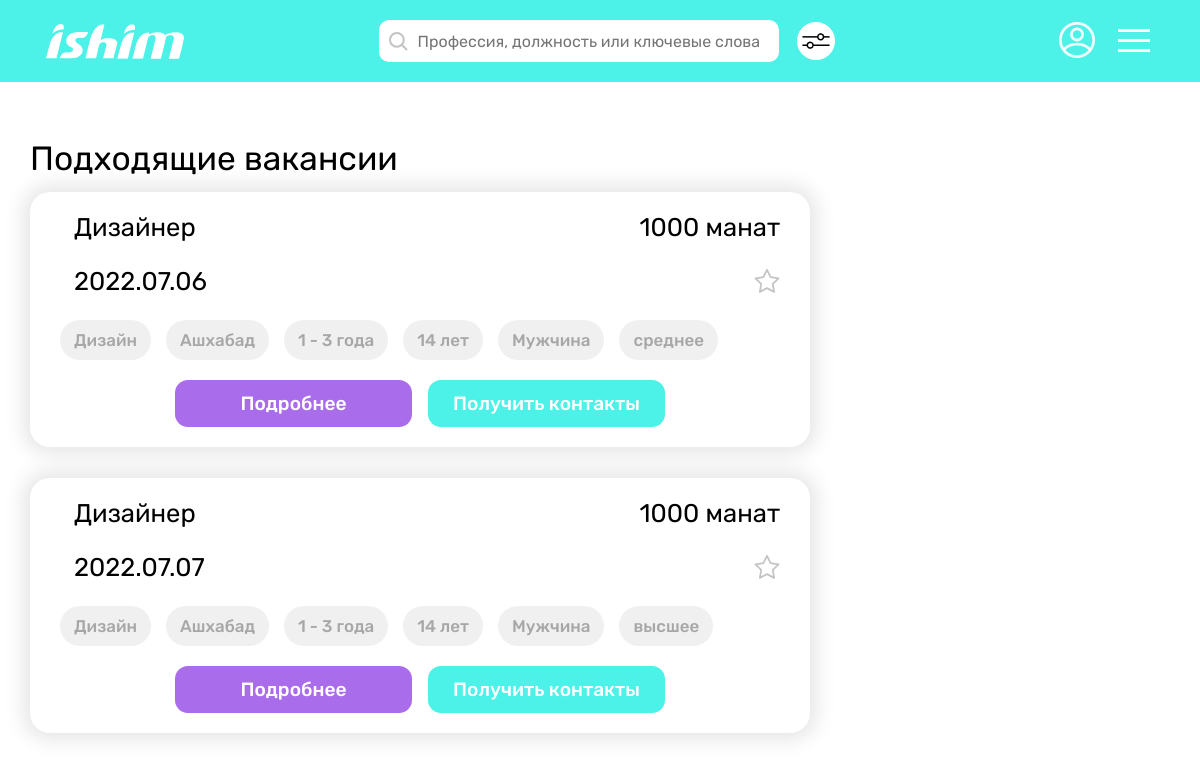
Page /vacancy/suitable/4 (signed in) on the committed database.
### vacancy/models.py (models this page shows, shortened)
class Vacancy(models.Model):
    creator = models.ForeignKey(User, on_delete=models.CASCADE)
    position = models.CharField(max_length=65)
    sphere = models.CharField(max_length=100)
    min_salary = models.IntegerField(default=0)
    max_salary = models.IntegerField()
    registration = models.CharField(max_length=100, default='не имеет значения')
    experience = models.CharField(max_length=65)
    min_age = models.IntegerField()
    max_age = models.IntegerField()
    sex = models.CharField(max_length=65, default='не имеет значения')
    education = models.CharField(max_length=65)
    responsibilities = models.TextField()
    work_terms = models.TextField()
    busyness = models.CharField(max_length=65, default='')
    work_graph = models.CharField(max_length=65)
    payment = models.TextField(default='')
    views = models.IntegerField(default=0)
    creation_date = models.DateTimeField(auto_now_add=True)
    class Meta:
        verbose_name_plural = "Vacancies"

### vacancy/views.py (the view)
# urls.py: path('suitable/<int:id>', tm_views.suitable_vacancies, name='suitable-vacancies-tm'),
@employee_required
@login_required
def suitable_vacancies(request, id):
    cv = CV.objects.get(id=id)
    context = {
        'vacancies': cv.suitable_vacancies.all()
    }
    return render(request, 'vacancy/suitable_vacancies.html', context)

### vacancy/templates/vacancy/suitable_vacancies.html (shortened to what this page needs)
{% extends "main/base.html" %}
{% load static %}
{% block content %}
   <div class="container__main pad-0 w-1920">
      {% include 'main/header_employee.html' %}
      <div class="container__content">
         <div class="e__rec" id="fav__btn__wrapper">
            <h1 class="e__rec__title">Подходящие вакансии</h1>
            <div class="e__rec__inner">
               {% for vacancy in vacancies %}
                  <div class="vacancy__card" id="fav__btn__wrapper">
                     <div class="vac__card__inner">
                        <div class="vac__heading">
                           <h2 class="vac__heading__item">{{ vacancy.position }}</h2>
                           <h2 class="vac__heading__item">{{ vacancy.min_salary }} манат</h2>
                        </div>
                        <div class="vac__heading">
                           <h2 class="vac__heading__item">{{ vacancy.creation_date|date:"Y.m.d" }}</h2>
                           <svg width="26px" height="24px">
                              <use xlink:href="#favorites__str" width="26px" height="24px" class="vac__ico{% for chosen in user.employee.chosenvacancy_set.all %}{% if chosen.vacancy == vacancy %}__selected{% endif %}{% endfor %}" data-link="{% url 'chosen-vacancy' vacancy.id %}"></use>
                           </svg>
                        </div>
                        <div class="vac__categories">
                           <span class="vac__cat__item two-col">{{ vacancy.sphere }}</span>
                           <span class="vac__cat__item">{{ vacancy.registration }}</span>
                           <span class="vac__cat__item">{{ vacancy.experience }}</span>
                           <span class="vac__cat__item">{{ vacancy.min_age }} лет</span>
                           <span class="vac__cat__item">{{ vacancy.sex }}</span>
                           <span class="vac__cat__item two-col">{{ vacancy.education }}</span>
                        </div>
                        <div class="vac__btns">
                           <a href="{% url 'vacancy-info' vacancy.id %}" class="vac__btns__item purp__btn" target="_blank">Подробнее</a>
                           <a href="{% url 'get-contact' id=vacancy.contact.id %}" class="vac__btns__item green__btn" target="_blank">Получить контакты</a>
                        </div>
                     </div>
                  </div>
                  {% endfor %}
            </div>
         </div>
      </div>
   </div>
   {% endblock %}

### static/main.css (style rules this page uses)
* { padding: 0; margin: 0; border: 0; }
*, *:before, *:after { -moz-box-sizing: border-box; -webkit-box-sizing: border-box; box-sizing: border-box; }
html, body { height: 100%; width: 100%; font-size: 100%; line-height: 1; font-size: 16px; -ms-text-size-adjust: 100%; -moz-text-size-adjust: 100%; -webkit-text-size-adjust: 100%; color: #000; font-family: 'Rubik', sans-serif; }
a, a:visited { text-decoration: none; }
h1, h2, h3, h4, h5, h6 { font-size: inherit; font-weight: 400; margin: 0; }
svg { margin: 0; padding: 0; }
.w-1920 { width: 100%; max-width: 1920px; }
.pad-0 { padding: 0; }
.purp__btn { background-color: #A96CEB; font-size: 1.2rem; line-height: 1.2; text-align: center; color: #fff; }
.green__btn { background-color: #4CF1E7; font-size: 1.2rem; line-height: 1.2; text-align: center; color: #fff; }
.container__content { width: 100%; max-width: 1440px; padding: 0 30px; margin: 0 auto; position: relative; }
.container__main { width: 100%; margin: 0 auto; position: relative; }
.vacancy__card { width: 100%; background-color: #ffff; padding: 20px 30px; border-radius: 20px; margin-bottom: 31px; box-shadow: 0px 0px 20px 7px rgba(0, 0, 0, 0.1); transition: 0.4s linear; }
.vac__card__inner { width: 100%; display: flex; flex-direction: column; }
.vac__heading { width: 100%; display: flex; justify-content: space-between; align-items: center; padding-left: 14px; margin-bottom: 24px; }
.vac__heading__item { font-size: 1.6rem; line-height: 30px; color: #000000; }
.vac__categories { width: 100%; display: flex; align-items: center; flex-wrap: wrap; margin-bottom: 5px; }
.vac__cat__item { background-color: #F0F0F0; font-size: 1.06rem; font-weight: 500; line-height: 1.2; color: rgba(0, 0, 0, 0.3); text-align: center; padding: 10px 14px; border-radius: 30px; margin-right: 15px; margin-bottom: 15px; }
.vac__btns { width: 100%; display: flex; justify-content: center; align-items: center; }
.vac__btns .purp__btn { margin-right: 36px; }
.vac__btns__item { display: inline-block; width: 237px; font-size: 1.2rem; line-height: 1.2; font-weight: 500; text-align: center; padding: 12px 0; border-radius: 13px; }
.e__rec { width: 100%; display: flex; flex-wrap: wrap; justify-content: space-between; padding-top: 60px; }
.e__rec__title { width: 100%; font-size: 2.1rem; margin-bottom: 16px; }
.e__rec__inner { width: 100%; max-width: 780px; }
@media (max-width:1340px) { .vac__categories { grid-template-columns: repeat(3, 1fr); grid-template-rows: 1fr 1fr; } }
@media (max-width:1340px) { .vac__btns .purp__btn { margin-right: 16px; } }

### rows in the picture
Vacancy: position "Дизайнер", min_salary "1000", creation_date "2022.07.06", sphere "Дизайн", registration "Ашхабад", experience "1 - 3 года", min_age "14", sex "Мужчина", education "среднее"
Vacancy: position "Дизайнер", min_salary "1000", creation_date "2022.07.07", sphere "Дизайн", registration "Ашхабад", experience "1 - 3 года", min_age "14", sex "Мужчина", education "высшее"
